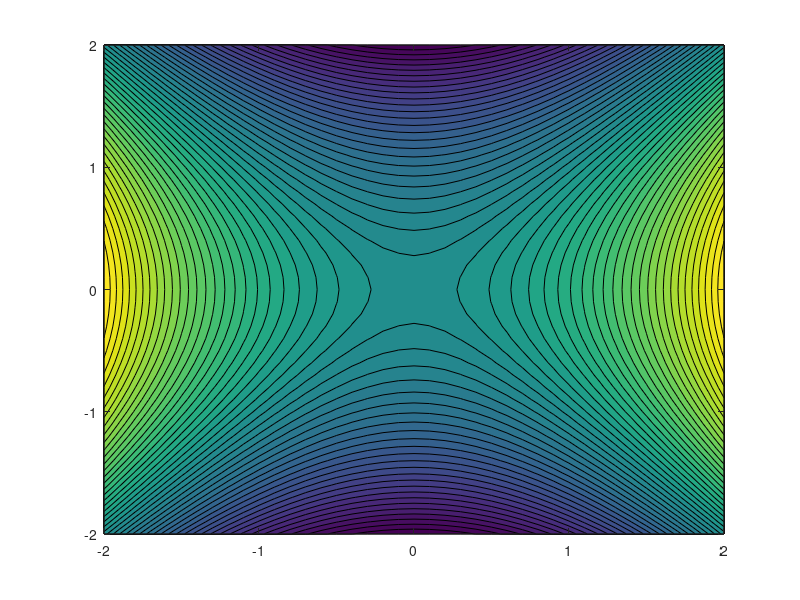

Here is the MATLAB script that generated this plot:
clear all;clc;
tic
% gradE=[1,0,0;0,0,0;0,0,-1]; %[x; 0; -z]
dh=0.1;
[x,z] = meshgrid(-2:dh:2);
n=length(x);
phi1 = x.^2 - z.^2;
phi2 = x.^3 - 3*x.*z.^2;
phi3 = x.^4 - 6*x.^2.*z.^2+z.^4;

phi = phi1;
[ex,ez] = gradient(-phi);
%streamslice(x,z,ex,ez);hold on;
contourf(x,z,phi,50);





toc